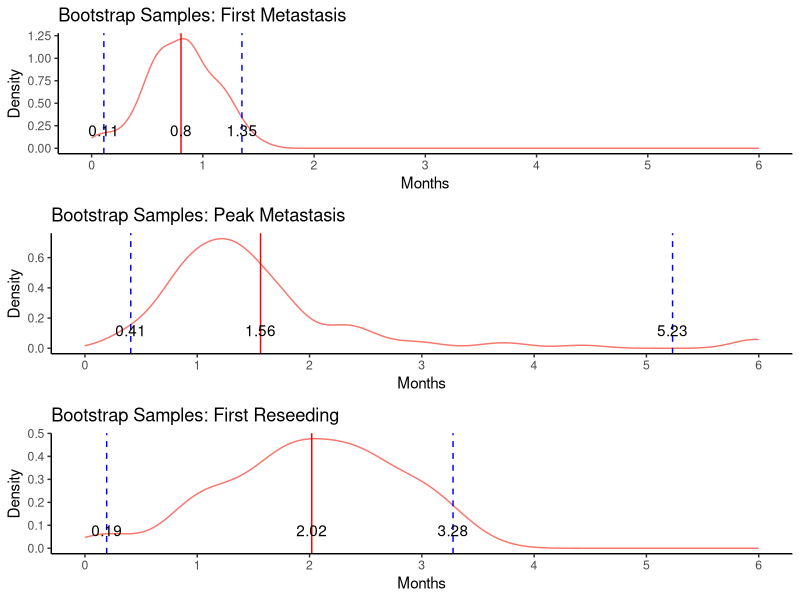

Source code (R):
setwd('/Users/gc3045/sc-mail-experiments/Real_biodata/kptracer/migration_analysis/bootstrap')

require(ggplot2)

d = read.table("bootstrap_samples100.txt",header=T,sep=',')
d = na.omit(d)
d$Scaled_First_Metastasis = d$First_Metastasis * 6 / d$Num_Intervals 
d$Scaled_Peak_Metastasis = d$Peak_Metastasis * 6 / d$Num_Intervals 
d$Scaled_First_Reseeding = d$First_Reseeding * 6 / d$Num_Intervals 
head(d)
library(dplyr)

round_to_2_decimal <- function(value) {
  return(as.character(round(value, 2)))
}

# Calculating average and confidence interval for each column
mean_val <- mean(d$Scaled_First_Metastasis, na.rm = TRUE)
sd_val <- sd(d$Scaled_First_Metastasis, na.rm = TRUE)

ci <- quantile(d$Scaled_First_Metastasis, c(0.025, 0.975))
plot_column1 <- ggplot(d, aes(x = Scaled_First_Metastasis, color = "Column 1")) +
  geom_density() +
  scale_x_continuous(limits = c(0, 6), breaks=seq(0, 6, by = 1)) +
  labs(title = "Bootstrap Samples: First Metastasis", x = "Months", y = "Density") +
  geom_vline(xintercept = mean_val, color = "red", linetype = "solid") +
  geom_vline(xintercept = ci[1], color = "blue", linetype = "dashed") +  # Lower bound of CI
  geom_vline(xintercept = ci[2], color = "blue", linetype = "dashed") +  # Upper bound of CI
  annotate("text", x = mean_val, y = 0, label = round_to_2_decimal(mean_val), vjust = -1) +
  annotate("text", x = ci[1], y = 0, label = round_to_2_decimal(ci[1]), vjust = -1) +
  annotate("text", x = ci[2], y = 0, label = round_to_2_decimal(ci[2]), vjust = -1) +
  theme_classic() +
  theme(legend.position = "none")

mean_val <- mean(d$Scaled_Peak_Metastasis, na.rm = TRUE)
sd_val <- sd(d$Scaled_Peak_Metastasis, na.rm = TRUE)
ci <- quantile(d$Scaled_Peak_Metastasis, c(0.025, 0.975))
plot_column2 <- ggplot(d, aes(x = Scaled_Peak_Metastasis, color = "Column 2")) +
  geom_density() +
  scale_x_continuous(limits = c(0, 6), breaks=seq(0, 6, by = 1)) +
  labs(title = "Bootstrap Samples: Peak Metastasis", x = "Months", y = "Density")+ 
  geom_vline(xintercept = mean_val, color = "red", linetype = "solid") +
  geom_vline(xintercept = ci[1], color = "blue", linetype = "dashed") +  # Lower bound of CI
  geom_vline(xintercept = ci[2], color = "blue", linetype = "dashed") +  # Upper bound of CI
  annotate("text", x = mean_val, y = 0, label = round_to_2_decimal(mean_val), vjust = -1) +
  annotate("text", x = ci[1], y = 0, label = round_to_2_decimal(ci[1]), vjust = -1) +
  annotate("text", x = ci[2], y = 0, label = round_to_2_decimal(ci[2]), vjust = -1) +
  theme_classic() + 
  theme(legend.position = "none")

mean_val <- mean(d$Scaled_First_Reseeding, na.rm = TRUE)
sd_val <- sd(d$Scaled_First_Reseeding, na.rm = TRUE)
ci <- quantile(d$Scaled_First_Reseeding, c(0.025, 0.975))
plot_column3 <- ggplot(d, aes(x = Scaled_First_Reseeding, color = "Column 3")) +
  geom_density() +
  scale_x_continuous(limits = c(0, 6), breaks=seq(0, 6, by = 1)) +
  labs(title = "Bootstrap Samples: First Reseeding", x = "Months", y = "Density")+ 
  geom_vline(xintercept = mean_val, color = "red", linetype = "solid") +
  geom_vline(xintercept = ci[1], color = "blue", linetype = "dashed") +  # Lower bound of CI
  geom_vline(xintercept = ci[2], color = "blue", linetype = "dashed") +  # Upper bound of CI
  annotate("text", x = mean_val, y = 0, label = round_to_2_decimal(mean_val), vjust = -1) +
  annotate("text", x = ci[1], y = 0, label = round_to_2_decimal(ci[1]), vjust = -1) +
  annotate("text", x = ci[2], y = 0, label = round_to_2_decimal(ci[2]), vjust = -1) +
  theme_classic() + 
  theme(legend.position = "none")

# Arrange plots in a grid using gridExtra library
library(gridExtra)

# Arrange the plots in a grid
grid_plots <- grid.arrange(plot_column1, plot_column2, plot_column3, nrow = 3)

ggsave("kptracer_bootstrap_samples100.pdf", grid_plots, width = 6, height = 4)
